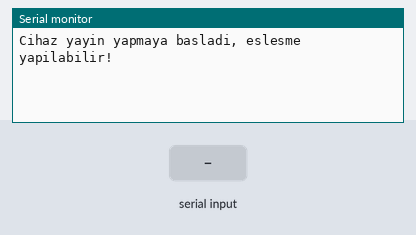
Simulated run of this sketch. Board: ESP32. On the bench: the last lines printed to the serial monitor. The inputs (shaded band) are chosen by the test bench. Nothing arrives over Bluetooth unless stated.

Above: at 1.2 s.
1.3 s: "1" received over the second serial link
At 1.7 s:
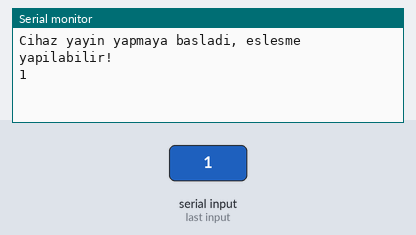
2.8 s: "0" received over the second serial link
At 4.0 s:
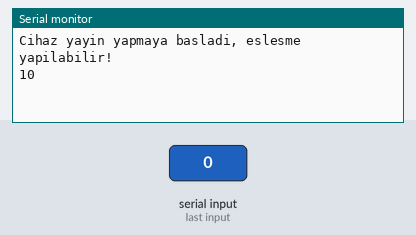

Measured:
- after the input at 1.3 s, the serial monitor: prints a new line at once (image 1)
- after the input at 2.8 s, the serial monitor: prints a new line at once (image 2)

The sketch:

bt_devresi.ino
```cpp
#include "BluetoothSerial.h"
BluetoothSerial SerialBT;

void setup() {
  Serial.begin(115200);
  SerialBT.begin("DeneyapKart");
  Serial.println("\nCihaz yayin yapmaya basladi, eslesme yapilabilir!");
}

void loop() {
  while(Serial.available() == 0 && SerialBT.available() == 0);
  if (Serial.available() > 0)
  {
    SerialBT.write(Serial.read());
  }
  if (SerialBT.available() > 0)
  {
    Serial.write(SerialBT.read());
  }
  delay(20);
}
```
